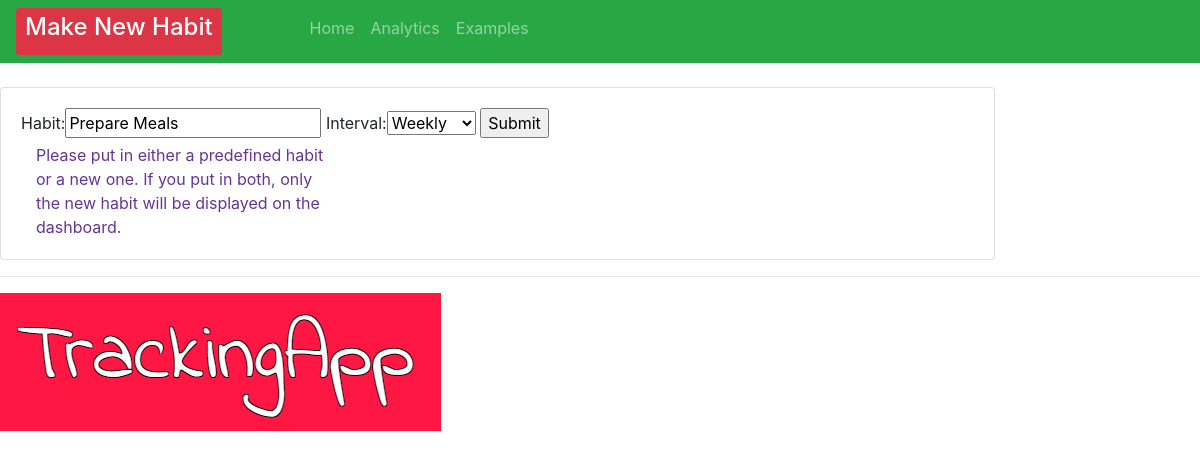
/update_habit/101, run on an earlier commit of the app's database.
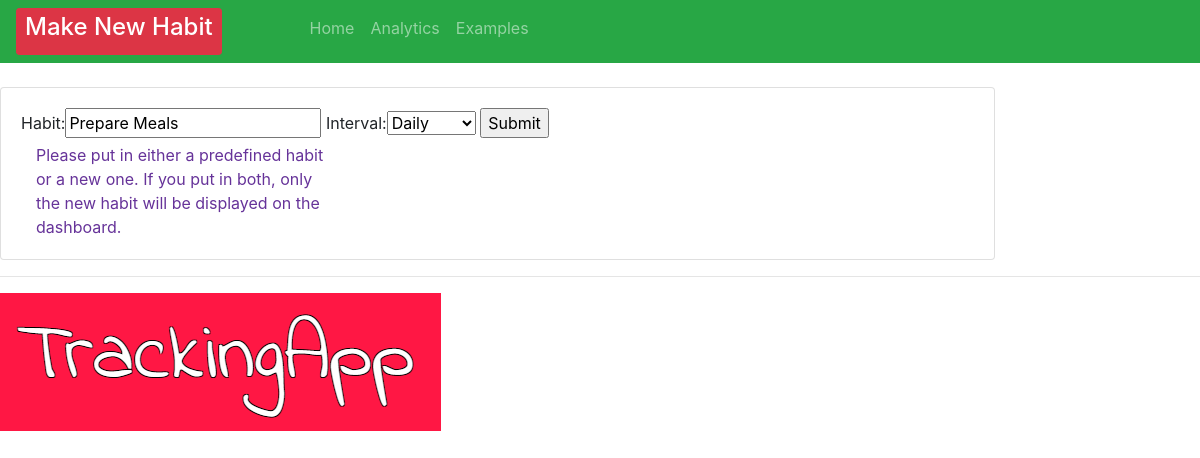
And on a later commit of the database.
### crm/models.py (models this page shows, shortened)
class Order(models.Model):
    INTERVAL = (
            ('Daily', 'Daily'),
            ('Weekly', 'Weekly' ),
                      )
    habit = models.CharField(max_length=200, null=True, blank=True)
    interval = models.CharField(max_length=400, null=True, choices=INTERVAL)
    checked = models.IntegerField(blank=True, default=0, null=True)
    created = models.DateTimeField(auto_now=True, auto_now_add=False, editable=False, null=True, blank=True)
    checkedList = models.ManyToManyField(Repeats)
    timeStamp = models.DateTimeField(auto_now=True,  blank=True)
    date_created = models.DateTimeField(auto_now_add=True, null=True, editable=False, blank=True)

### crm/views.py (the view)
# urls.py: path('update_habit/<str:pk>', views.updateHabit, name="update_habit"),
def updateHabit(request, pk):
    order = Order.objects.get(id=pk)
    form = OrderForm(instance=order)
    if request.method == 'POST' :
        form = OrderForm(request.POST, instance=order)
    if form.is_valid():
        form.save()
        return redirect('/')
    context = {'form': form}
    return render(request, 'habit/order_form.html', context)

### crm/forms.py
class OrderForm(ModelForm):
    class Meta:
        model = Order
        fields = ['habit', 'interval']

### crm/templates/habit/order_form.html (shortened to what this page needs)
{% extends 'habit/main.html' %}
{% load static %}
{% block content %}
<br>
<div class="row">
    <div class="col-md-10">
        <div class="card card-body">
            <form action="" method="POST">
                {{form}}
                <input type="submit" name="Submit">
               <div class="col-md-4" style="color: rebeccapurple;">Please put in either a predefined habit or a new one. If you put in both, only the new habit will be displayed on the dashboard.</div>
            </form>
        </div>
    </div>
</div>
{%endblock%}

What changed in the data, as far as the page shows it:
changed Order "Prepare Meals": interval "Weekly" → "Daily"
